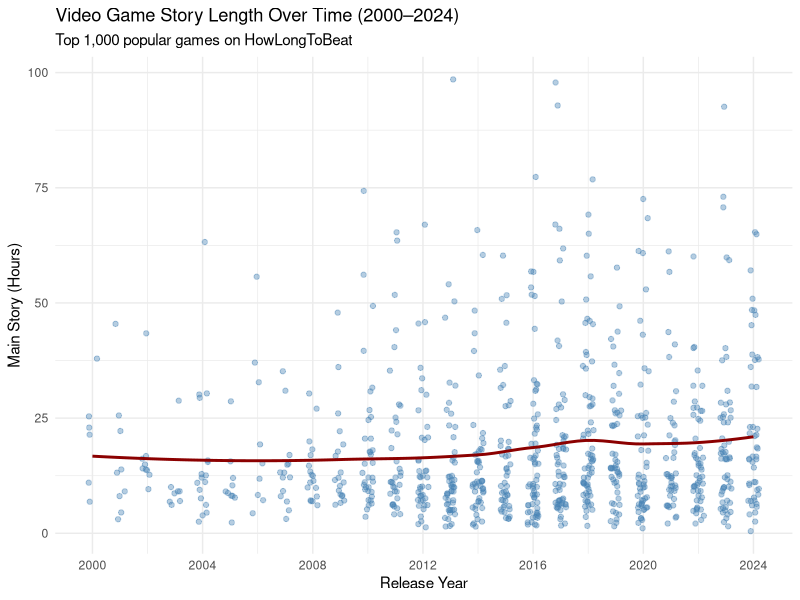

Generate this figure with R:
## ---- chunk 1
#| message: false
#| echo: false

library(tidyverse)

# Load game length data
games <- read_csv("howlongtobeat.csv", show_col_types = FALSE)

# Filter for games released between 2000 and 2024
games |>
  filter(
    !is.na(release_year),
    !is.na(main_story_hours),
    release_year >= 2000,
    release_year <= 2024,
    main_story_hours <= 100
  ) |>
  ggplot(aes(x = release_year, y = main_story_hours)) +
  geom_jitter(alpha = 0.4, width = 0.2, color = "steelblue") +
  geom_smooth(method = "loess", se = FALSE, color = "darkred") +
  scale_x_continuous(breaks = seq(2000, 2024, by = 4)) +
  labs(
    title = "Video Game Story Length Over Time (2000–2024)",
    subtitle = "Top 1,000 popular games on HowLongToBeat",
    x = "Release Year",
    y = "Main Story (Hours)"
  ) +
  theme_minimal()
